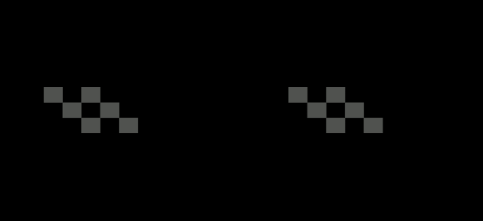
#> input picture Face_recog_assign/glasses.png, 483 x 221 px; the run also reads 1 picture not shown here
$ python Snapchat_video.py
#> lines starting #> are read from the running program, lines starting #| are printed output that depends on the picture; after the words box and inside, x2 and y2 are one past the last pixel; in counts of white or black regions, pixels touching at a corner belong together
### Face_recog_assign/utils.py
import cv2
import os

# source: https://stackoverflow.com/a/44659589
def image_resize(image, width = None, height = None, inter = cv2.INTER_AREA):
    # initialize the dimensions of the image to be resized and
    # grab the image size
    dim = None
    (h, w) = image.shape[:2]
    # if both the width and height are None, then return the
    # original image
    if width is None and height is None:
        return image
    # check to see if the width is None
    if width is None:
        # calculate the ratio of the height and construct the
        # dimensions
        r = height / float(h)
        dim = (int(w * r), height)
    # otherwise, the height is None
    else:
        # calculate the ratio of the width and construct the
        # dimensions
        r = width / float(w)
        dim = (width, int(h * r))

    # resize the image
    resized = cv2.resize(image, dim, interpolation = inter)
    # return the resized image
    return resized


class CFEVideoConf(object):
    # Standard Video Dimensions Sizes
    STD_DIMENSIONS =  {
        "360p": (480, 360),
        "480p": (640, 480),
        "720p": (1280, 720),
        "1080p": (1920, 1080),
        "4k": (3840, 2160),
    }
    # Video Encoding, might require additional installs
    # Types of Codes: http://www.fourcc.org/codecs.php
    VIDEO_TYPE = {
        'avi': cv2.VideoWriter_fourcc(*'XVID'),
        #'mp4': cv2.VideoWriter_fourcc(*'H264'),
        'mp4': cv2.VideoWriter_fourcc(*'XVID'),
    }

    width           = 640
    height          = 480
    dims            = (640, 480)
    capture         = None
    video_type      = None
    def __init__(self, capture, filepath, res="480p", *args, **kwargs):
        self.capture = capture
        self.filepath = filepath
        self.width, self.height = self.get_dims(res=res)
        self.video_type = self.get_video_type()

    # Set resolution for the video capture
    # Function adapted from https://kirr.co/0l6qmh
    def change_res(self, width, height):
        self.capture.set(3, width)
        self.capture.set(4, height)

    def get_dims(self, res='480p'):
        width, height = self.STD_DIMENSIONS['480p']
        if res in self.STD_DIMENSIONS:
            width, height = self.STD_DIMENSIONS[res]
        self.change_res(width, height)
        self.dims = (width, height)
        return width, height

    def get_video_type(self):
        filename, ext = os.path.splitext(self.filepath)
        if ext in self.VIDEO_TYPE:
          return  self.VIDEO_TYPE[ext]
        return self.VIDEO_TYPE['avi']

### Face_recog_assign/Snapchat_video.py
import cv2
import numpy as np

from utils import CFEVideoConf, image_resize

cap =cv2.VideoCapture(0)

save_path='saved-media/Snapchat_video.mp4'
frames_per_seconds=24
config=CFEVideoConf(cap, filepath=save_path,res='720p')
out=cv2.VideoWriter(save_path,config.video_type,frames_per_seconds,config.dims)
face_cascade=cv2.CascadeClassifier('haarcascade_frontalface_alt.xml')
eyes_cascade=cv2.CascadeClassifier('frontalEyes35x16.xml')
nose_cascade=cv2.CascadeClassifier('Nose18x15.xml')
glasses=cv2.imread('glasses.png',-1)
#> glasses is the input picture: shape (221, 483, 4); mean B, G, R, A 2.6, 2.7, 2.7, 68.4
mustache=cv2.imread('mustache.png',-1)

while True:
    ret, frame=cap.read()
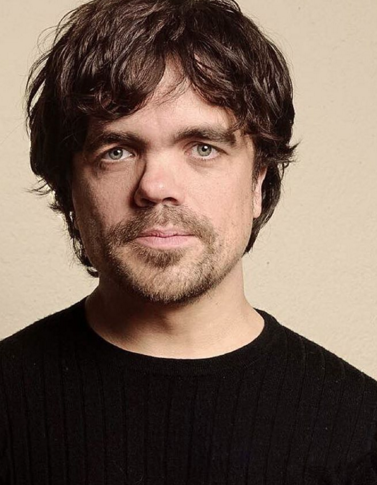
#> input picture Face_recog_assign/Before.png, 377 x 485 px, given in place of the camera
#> frame is the input picture: shape (485, 377, 3); mean B, G, R 87.7, 100, 119.5
    gray=cv2.cvtColor(frame, cv2.COLOR_BGR2GRAY)
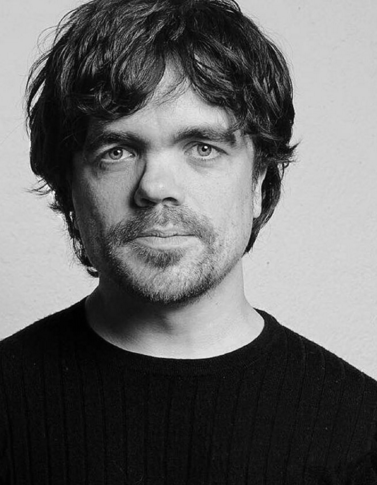
#> gray: shape (485, 377); min 0, max 244, mean 104.4
    faces=face_cascade.detectMultiScale(gray,scaleFactor=1.5,minNeighbors=5)
#> faces = [[82, 90, 152, 152]]

    frame=cv2.cvtColor(frame,cv2.COLOR_BGR2BGRA)
#> frame: shape (485, 377, 4)
    for (x,y,w,h) in faces:
        roi_gray=gray[y:y+h,x:x+h]
        roi_color = frame[y:y + h, x:x + h]
        #cv2.rectangle(frame,(x,y),(x+w,y+h),(255,255,255),3)

        eyes=eyes_cascade.detectMultiScale(roi_gray,scaleFactor=1.5,minNeighbors=5)
        for (ex,ey,ew,eh) in eyes:
            #cv2.rectangle(roi_color, (ex, ey), (ey + eh, ex + ew), (127, 255, 0), 3)
            roi_eyes=roi_gray[ey:ey+eh,ex:ex+ew]
            glasses1=image_resize(glasses.copy(), width=eh)

            gw,gh,gc=glasses1.shape
            for i in range(0,gw):
                for j in range(0,gh):
                    #print(glasses[i,j])
                    if glasses1[i,j][3]!=0:
                        roi_color[ey+i, ex+j]=glasses1[i,j]

        nose = nose_cascade.detectMultiScale(roi_gray, scaleFactor=1.5, minNeighbors=5)
        for (nx, ny, nw, nh) in nose:
            #cv2.rectangle(roi_color, (nx, ny), (nx + nw, ny + nh), (0, 255, 127), 3)
            roi_nose = roi_gray[ny:ny + nh, nx:nx + nw]
            mustache1 = image_resize(mustache.copy(), width=nw)

            mw, mh, mc = mustache1.shape
            for i in range(0, mw):
                for j in range(0, mh):
                    # print(glasses[i,j])
                    if mustache1[i, j][3] != 0:
                        roi_color[ny +int(nh/2.0) + i, nx + j] = mustache1[i, j]
#> this loop made 1 pass
#> (x, y, nose) on pass 1: (82, 90, [[42, 77, 61, 51]])
#> pass 1, `roi_gray=gray[y:y+h,x:x+h]`:
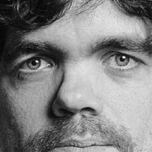
#> roi_gray: shape (152, 152); min 6, max 244, mean 129.2
#> pass 1, `roi_color = frame[y:y + h, x:x + h]`:
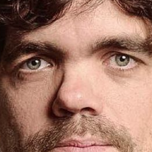
#> roi_color: shape (152, 152, 4); mean B, G, R, A 102.8, 118.5, 160.2, 255
#> after the loop:
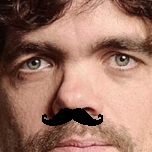
#> roi_color: shape (152, 152, 4); 2.89% of pixels changed, all inside (x1, y1, x2, y2) = (42, 108, 103, 126)

    frame = cv2.cvtColor(frame, cv2.COLOR_BGRA2BGR)
#> frame: shape (485, 377, 3)
    out.write(frame)
    cv2.imshow('frame',frame)
    if cv2.waitKey(20) & 0xFF == ord('q'):
#> (key q is pressed here)
        break

cap.release()
out.release()
cv2.destroyAllWindows()
